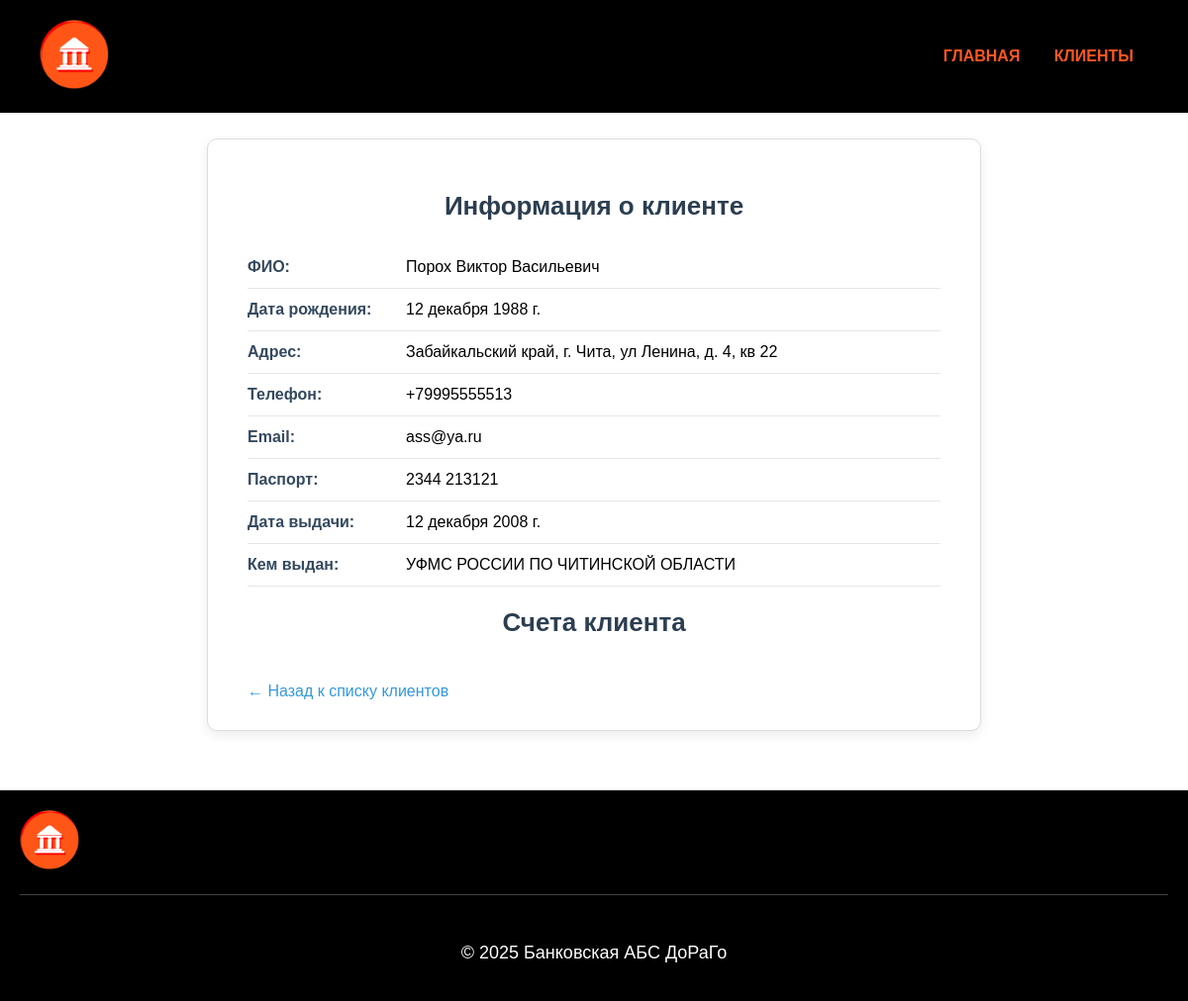
The app's page /clients/3/ with its own data.
### myapp/models.py (models this page shows, shortened)
class Client(models.Model):
    first_name = models.CharField(max_length=50, verbose_name='Имя')
    patronymic = models.CharField(max_length=50, verbose_name='Отчество', blank=True)
    last_name = models.CharField(max_length=50, verbose_name='Фамилия')
    birth_date = models.DateField(verbose_name='Дата рождения')
    address = models.CharField(max_length=255, verbose_name='Место жительства')
    phone = models.CharField(max_length=16, verbose_name='Телефон', blank=True)
    email = models.EmailField(max_length=254, verbose_name='Электронная почта', blank=True)
    passport_series = models.CharField(max_length=4, verbose_name='Серия паспорта')
    passport_number = models.CharField(max_length=6, verbose_name='Номер паспорта', unique=True)
    passport_issue_date = models.DateField(verbose_name='Дата выдачи паспорта')
    passport_issued_by = models.CharField(max_length=100, verbose_name='Кем выдан паспорт')
    class Meta:
        verbose_name = 'Клиент'
        verbose_name_plural = 'Клиенты'

### myapp/views.py (the view)
# urls.py: path('clients/<int:client_id>/', views.client_detail, name='client_detail'),
def client_detail(request, client_id):
    client = get_object_or_404(Client, pk=client_id)
    return render(request, 'clients/client_detail.html', {'client': client})

### templates/clients/client_detail.html (shortened to what this page needs)
{% extends "base.html" %}
{% load static %}
{% block content %}
<div class="client-detail">
    <h2>Информация о клиенте</h2>
    <ul>
        <li><strong>ФИО:</strong> {{ client.last_name }} {{ client.first_name }} {{ client.patronymic }} </li>
        <li><strong>Дата рождения:</strong> {{ client.birth_date }}</li>
        <li><strong>Адрес:</strong> {{ client.address }}</li>
        <li><strong>Телефон:</strong> {{ client.phone|default:"—" }}</li>
        <li><strong>Email:</strong> {{ client.email|default:"—" }}</li>
        <li><strong>Паспорт:</strong> {{ client.passport_series }} {{ client.passport_number }}</li>
        <li><strong>Дата выдачи:</strong> {{ client.passport_issue_date }}</li>
        <li><strong>Кем выдан:</strong> {{ client.passport_issued_by }}</li>
    </ul>
    <h2>Счета клиента</h2>
    <a href="{% url 'clients_list' %}">← Назад к списку клиентов</a>
</div>
{% endblock %}

### myapp/static/css/style.css (style rules this page uses)
html, body { height: 100%; }
body { font-family: Arial, sans-serif; margin: 0; padding: 0; display: flex; flex-direction: column; }
.client-detail { max-width: 700px; background-color: #ffffff; margin: 40px auto; padding: 30px 40px; border-radius: 10px; border: 1px solid #ddd; box-shadow: 0 4px 12px rgba(0, 0, 0, 0.08); }
.client-detail h2 { text-align: center; color: #2c3e50; margin-bottom: 25px; font-size: 26px; }
.client-detail ul { list-style: none; padding: 0; margin: 0; }
.client-detail li { padding: 12px 0; border-bottom: 1px solid #e6e6e6; font-size: 16px; display: flex; }
.client-detail li strong { min-width: 160px; font-weight: 600; color: #34495e; display: inline-block; }
.client-detail a { display: inline-block; margin-top: 20px; text-decoration: none; color: #3498db; font-weight: 500; }

### records on screen
Client: last_name "Порох", first_name "Виктор", patronymic "Васильевич", birth_date "12 декабря 1988 г.", address "Забайкальский край, г. Чита, ул Ленина, д. 4, кв 22", phone "+79995555513", email "ass@ya.ru", passport_series "2344", passport_number "213121", passport_issue_date "12 декабря 2008 г.", passport_issued_by "УФМС РОССИИ ПО ЧИТИНСКОЙ ОБЛАСТИ"
